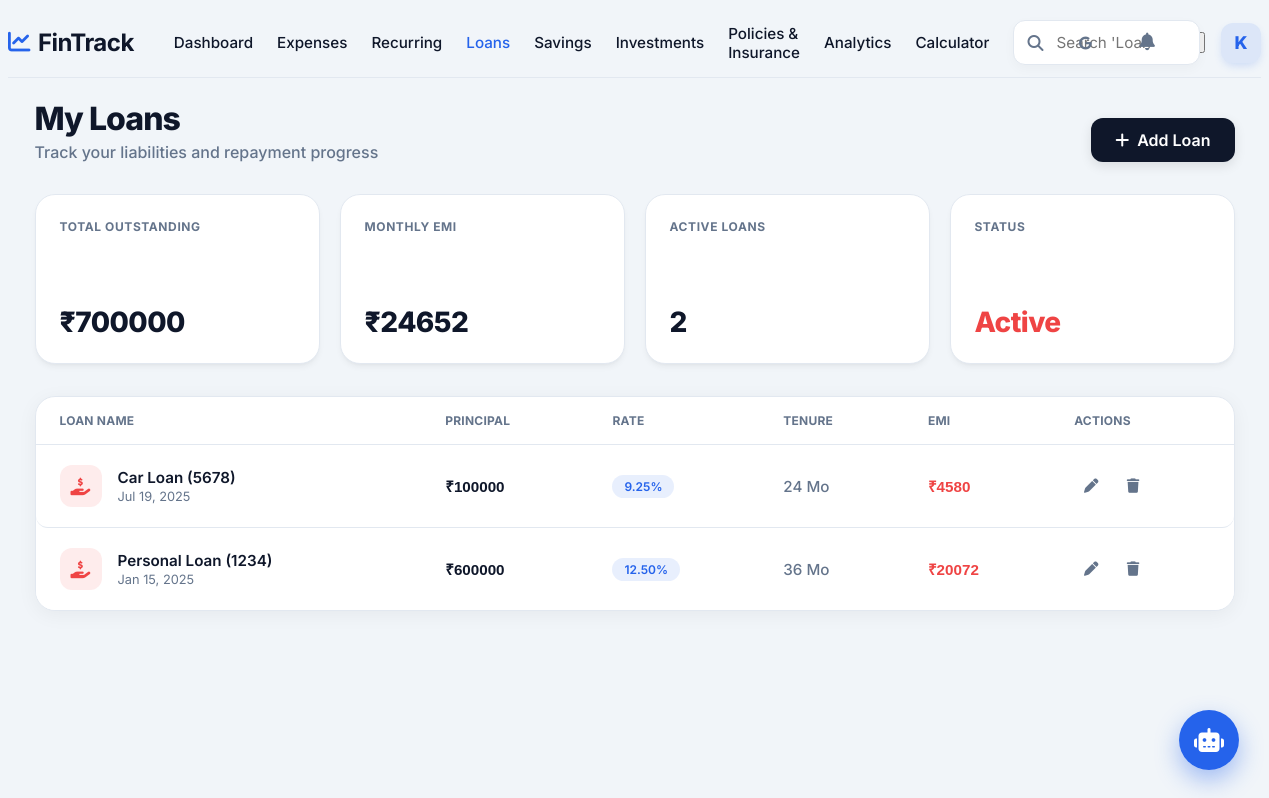
Page /loans/ (signed in) on the committed database.
### core/models.py (models this page shows, shortened)
class Loan(models.Model):
    BENCHMARK_CHOICES = [
        ('NONE', 'No Benchmark'),
        ('HOME', 'Home Loan Benchmark'),
        ('PERS', 'Personal Loan Benchmark'),
        ('CAR', 'Car Loan Benchmark'),
    ]
    name = models.CharField(max_length=100)
    principal = models.DecimalField(max_digits=12, decimal_places=2)
    rate = models.DecimalField(max_digits=5, decimal_places=2, help_text="Annual Interest Rate in %")
    tenure_months = models.IntegerField(help_text="Loan Tenure in Months")
    start_date = models.DateField()
    external_id = models.CharField(max_length=50, blank=True, null=True, unique=True, help_text="ID from external provider like Experian")
    benchmark_type = models.CharField(max_length=10, choices=BENCHMARK_CHOICES, default='NONE')
    def calculate_emi(self):
        p = self.principal
        r = (self.rate / 12) / 100
        n = self.tenure_months
        if r == 0:
            return p / n
        emi = (p * r * ((1 + r) ** n)) / (((1 + r) ** n) - 1)
        return round(emi, 2)
    @classmethod
    def get_total_emi(cls):
        loans = cls.objects.all()
        return sum(loan.calculate_emi() for loan in loans)

### core/views.py (the view)
# urls.py: path('loans/', LoanListView.as_view(), name='loan_list'),
class LoanListView(LoginRequiredMixin, ListView):
    model = Loan
    template_name = 'core/loan_list.html'
    context_object_name = 'loans'
    ordering = ['-start_date']
    def get_context_data(self, **kwargs):
        context = super().get_context_data(**kwargs)
        loans = context['loans']
        context['total_principal'] = sum(loan.principal for loan in loans)
        context['total_monthly_emi'] = Loan.get_total_emi()
        return context

### templates/core/loan_list.html (shortened to what this page needs)
{% extends 'base.html' %}
{% load static %}
{% block content %}
<div class="ledger-container">
    <div class="ledger-header">
        <div class="ledger-title">
            <h1 class="animate-fade-in">My Loans</h1>
            <div class="ledger-subtitle animate-fade-in animate-delay-1">Track your liabilities and repayment progress
            </div>
        </div>
        <a href="{% url 'add_loan' %}" class="btn-add-tx animate-fade-in animate-delay-2">
            <i class="fa-solid fa-plus"></i> Add Loan
        </a>
    </div>
    <div class="ledger-stats-row animate-fade-in animate-delay-2">
        <div class="stat-card-ledger">
            <div class="stat-label">TOTAL OUTSTANDING</div>
            <div class="stat-val">₹{{ total_principal|floatformat:0 }}</div>
        </div>
        <div class="stat-card-ledger">
            <div class="stat-label">MONTHLY EMI</div>
            <div class="stat-val">₹{{ total_monthly_emi|floatformat:0 }}</div>
        </div>
        <div class="stat-card-ledger">
            <div class="stat-label">ACTIVE LOANS</div>
            <div class="stat-val">{{ loans|length }}</div>
        </div>
        <div class="stat-card-ledger">
            <div class="stat-label">STATUS</div>
            <div class="stat-val" style="color: var(--accent-coral);">Active</div>
        </div>
    </div>
    <div class="card-hub animate-fade-in animate-delay-3" style="padding: 0; overflow: hidden; margin-top: 25px;">
        <table class="ledger-table">
            <thead>
                <tr>
                    <th>LOAN NAME</th>
                    <th>PRINCIPAL</th>
                    <th>RATE</th>
                    <th>TENURE</th>
                    <th>EMI</th>
                    <th>ACTIONS</th>
                </tr>
            </thead>
            <tbody>
                {% for loan in loans %}
                <tr>
                    <td>
                        <div class="tx-info">
                            <div class="tx-icon" style="background: rgba(239, 68, 68, 0.1); color: #ef4444;">
                                <i class="fa-solid fa-hand-holding-dollar"></i>
                            </div>
                            <div>
                                <div class="tx-name">{{ loan.name }}</div>
                                <div class="tx-date">{{ loan.start_date|date:"M d, Y" }}</div>
                            </div>
                        </div>
                    </td>
                    <td class="tx-amount">₹{{ loan.principal|floatformat:0 }}</td>
                    <td>
                        <span class="category-tag"
                            style="background: rgba(37, 99, 235, 0.1); color: var(--accent-blue);">
                            {{ loan.rate }}%
                        </span>
                    </td>
                    <td style="color: var(--text-muted); font-weight: 500;">{{ loan.tenure_months }} Mo</td>
                    <td class="tx-amount" style="color: var(--accent-coral);">₹{{ loan.calculate_emi|floatformat:0 }}
                    </td>
                    <td>
                        <div class="action-buttons">
                            <a href="{% url 'update_loan' loan.pk %}" class="btn-icon-action edit"><i
                                    class="fa-solid fa-pen"></i></a>
                            <a href="{% url 'delete_loan' loan.pk %}" class="btn-icon-action delete"><i
                                    class="fa-solid fa-trash"></i></a>
                        </div>
                    </td>
                </tr>
                {% endfor %}
            </tbody>
        </table>
    </div>
</div>
{% endblock %}

### templates/base.html (shortened to what this page needs)
{% load static %}
<!DOCTYPE html>
<html lang="en">
<head>
    <link rel="stylesheet" href="https://cdnjs.cloudflare.com/ajax/libs/font-awesome/6.4.0/css/all.min.css">
    <link rel="stylesheet" href="{% static 'css/modern_theme.css' %}">
    <link rel="stylesheet" href="{% static 'css/ledger.css' %}">
</head>
<body data-theme="light">
    <div id="app">
        <main class="main-wrapper" style="margin-left: 0; width: 100%;">
            <div class="navbar-groww">
                <div class="nav-left">
                    <a href="{% url 'home' %}" class="brand-logo-text"
                        style="text-decoration: none; display: flex; align-items: center; gap: 8px;">
                        <i class="fa-solid fa-chart-line" style="color: var(--accent-blue); font-size: 1.4rem;"></i>
                        FinTrack
                    </a>
                    <nav class="nav-links-desktop">
                        <a href="{% url 'home' %}"
                            class="nav-link-item {% if request.resolver_match.url_name == 'home' %}active{% endif %}">Dashboard</a>
                        <a href="{% url 'expense_list' %}"
                            class="nav-link-item {% if request.resolver_match.url_name == 'expense_list' %}active{% endif %}">Expenses</a>
                        <a href="{% url 'recurring_list' %}"
                            class="nav-link-item {% if request.resolver_match.url_name == 'recurring_list' %}active{% endif %}">Recurring</a>
                        <a href="{% url 'loan_list' %}"
                            class="nav-link-item {% if request.resolver_match.url_name == 'loan_list' %}active{% endif %}">Loans</a>
                        <a href="{% url 'saving_list' %}"
                            class="nav-link-item {% if request.resolver_match.url_name == 'saving_list' %}active{% endif %}">Savings</a>
                        <a href="{% url 'investment_list' %}"
                            class="nav-link-item {% if request.resolver_match.url_name == 'investment_list' %}active{% endif %}">Investments</a>
                        <a href="{% url 'policy_list' %}"
                            class="nav-link-item {% if request.resolver_match.url_name == 'policy_list' %}active{% endif %}">Policies
                            & Insurance</a>
                        <a href="{% url 'analytics' %}"
                            class="nav-link-item {% if request.resolver_match.url_name == 'analytics' %}active{% endif %}">Analytics</a>
                        <a href="{% url 'emi_calculator' %}"
                            class="nav-link-item {% if request.resolver_match.url_name == 'emi_calculator' %}active{% endif %}">Calculator</a>
                    </nav>
                </div>
                <div class="search-container-groww">
                    <form action="{% url 'search' %}" method="GET" class="search-input-wrapper" id="globalSearchForm"
                        onsubmit="return handleSmartSearch(event)">
                        <input type="text" name="q" id="globalSearchInput" class="search-input-groww"
                            placeholder="Search 'Loans', 'Investments' or Stocks..." autocomplete="off"
                            style="padding-right: 48px;">
                        <button type="button" class="google-search-btn" onclick="searchGoogle()"
                            title="Search Stocks on Google">
                            <i class="fa-brands fa-google"></i>
                        </button>
                    </form>
                </div>
                <div class="nav-right">
                    <div class="nav-actions">
                        <div style="position: relative;">
                            <button class="nav-icon-btn" id="bellIcon">
                                <i class="fa-solid fa-bell"></i>
                            </button>
                        </div>
                        <button class="theme-toggle" id="themeToggle" title="Toggle Theme">
                        </button>
                        <div class="user-profile-container" style="position: relative;">
                            <div class="user-profile" id="userProfileBtn" style="cursor: pointer;">
                                <div class="avatar">{{ user.username.0|upper }}</div>
                            </div>
                        </div>
                    </div>
                </div>
            </div>
            <div class="content-body">{% block content %}{% endblock %}</div>
        </main>
    </div>
    <div id="chatbot-float-btn" class="chatbot-float-btn">
        <i class="fa-solid fa-robot"></i>
    </div>
</body>
</html>

### static/css/modern_theme.css (style rules this page uses)
:root { --primary-900: #020617; --primary-800: #0f172a; --primary-700: #1e293b; --primary-600: #334155; --accent-blue: #2563eb; --accent-blue-subtle: rgba(37, 99, 235, 0.1); --accent-mint: #10b981; --accent-mint-subtle: rgba(16, 185, 129, 0.1); --accent-coral: #ef4444; --accent-coral-subtle: rgba(239, 68, 68, 0.1); --accent-gold: #f59e0b; --accent-purple: #8b5cf6; --bg-body: #f1f5f9; --bg-card: #ffffff; --bg-glass: rgba(255, 255, 255, 0.9); --bg-sidebar: #0f172a; --text-main: #0f172a; --text-muted: #64748b; --text-on-dark: #f8fafc; --shadow-xs: 0 1px 2px 0 rgb(0 0 0 / 0.05); --shadow-sm: 0 4px 6px -1px rgb(0 0 0 / 0.05), 0 2px 4px -2px rgb(0 0 0 / 0.05); --shadow-md: 0 10px 15px -3px rgb(0 0 0 / 0.08), 0 4px 6px -4px rgb(0 0 0 / 0.04); --shadow-lg: 0 20px 25px -5px rgb(0 0 0 / 0.1), 0 8px 10px -6px rgb(0 0 0 / 0.1); --shadow-glow: 0 0 15px rgba(37, 99, 235, 0.15); --border-light: #e2e8f0; --border-glass: rgba(255, 255, 255, 0.1); --radius-xl: 20px; --radius-lg: 16px; --radius-md: 12px; --radius-sm: 8px; --ease-out: cubic-bezier(0.2, 0.8, 0.2, 1); }
body { background-color: var(--bg-body); color: var(--text-main); font-family: 'Inter', sans-serif; transition: background-color 0.4s var(--ease-out), color 0.4s var(--ease-out); -webkit-font-smoothing: antialiased; }
a { text-decoration: none; color: inherit; }
.nav-icon-btn { position: relative; background: transparent; border: none; color: var(--text-muted); font-size: 1.1rem; cursor: pointer; padding: 8px; border-radius: 50%; transition: var(--trans-fast); }
.main-wrapper { margin-left: 260px; padding: var(--spacing-md) var(--spacing-lg); transition: margin-left var(--trans-smooth); }
.card-hub { background: var(--bg-card); border: 1px solid var(--border-light); border-radius: var(--radius-lg); padding: var(--spacing-md); box-shadow: var(--shadow-sm); transition: transform 0.3s var(--ease-out), box-shadow 0.3s var(--ease-out), border-color 0.3s; position: relative; overflow: hidden; }
.card-hub::before { content: ''; position: absolute; top: 0; left: 0; right: 0; height: 4px; background: linear-gradient(90deg, var(--accent-blue), var(--accent-mint)); opacity: 0; transition: opacity 0.3s; }
.animate-fade-in { animation: fadeInUp 0.6s var(--ease-out) forwards; }
.animate-delay-1 { animation-delay: 0.1s; }
.animate-delay-2 { animation-delay: 0.2s; }
.animate-delay-3 { animation-delay: 0.3s; }
.navbar-groww { display: flex; justify-content: space-between; align-items: center; border-bottom: 1px solid var(--border-light); margin-bottom: var(--spacing-lg); background: var(--bg-body); padding: 12px 0; }
.nav-left { display: flex; align-items: center; gap: 40px; }
.brand-logo-text { font-size: 1.5rem; font-weight: 700; color: var(--text-primary); letter-spacing: -0.5px; }
.nav-links-desktop { display: flex; align-items: center; gap: 24px; }
.nav-link-item { text-decoration: none; color: var(--text-secondary); font-weight: 500; font-size: 0.95rem; transition: color 0.2s; display: flex; align-items: center; gap: 4px; }
.nav-link-item:hover, .nav-link-item.active { color: var(--accent-blue); }
.nav-right { display: flex; align-items: center; gap: 20px; }
.nav-actions { display: flex; align-items: center; gap: 16px; }
.card-hub { background: var(--bg-card); border-radius: 20px; padding: 24px; box-shadow: 0 4px 6px -1px rgba(0, 0, 0, 0.05), 0 2px 4px -1px rgba(0, 0, 0, 0.03); border: 1px solid var(--border-light); transition: all 0.3s ease; }
.ledger-table { min-width: 800px; }
.chatbot-float-btn { position: fixed; bottom: 30px; right: 30px; width: 60px; height: 60px; background: linear-gradient(135deg, var(--accent-blue), #2563eb); border-radius: 50%; box-shadow: 0 10px 25px rgba(37, 99, 235, 0.4); display: flex; align-items: center; justify-content: center; color: white; font-size: 1.5rem; cursor: pointer; z-index: 1000; transition: all 0.3s cubic-bezier(0.34, 1.56, 0.64, 1); }

### rows in the picture
Loan: name "Car Loan (5678)", start_date "Jul 19, 2025", principal "100000", rate "9.25", tenure_months "24", calculate_emi "4580"
Loan: name "Personal Loan (1234)", start_date "Jan 15, 2025", principal "600000", rate "12.50", tenure_months "36", calculate_emi "20072"

### other values in the picture
{{ user.username.0|upper }} "K"
{{ total_principal|floatformat:0 }} "700000"
{{ total_monthly_emi|floatformat:0 }} "24652"
{{ loans|length }} "2"
